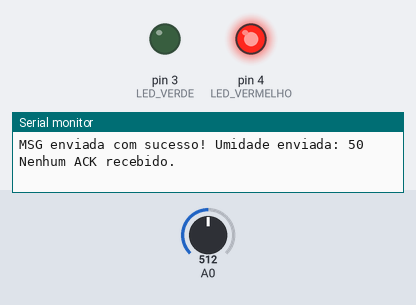
This sketch was run on a simulated Arduino Uno, built with avr-gcc and run on an emulated ATmega328P. Parts: output pins drawn as LEDs (lit = HIGH), the last lines printed to the serial monitor. The inputs (shaded band) are chosen by the test bench; at power-on: A0 = 512. No radio packets arrive unless stated.

Above: at 1.2 s.
1.3 s: A0 set to 424
6.7 s: A0 set to 394
At 12.2 s:
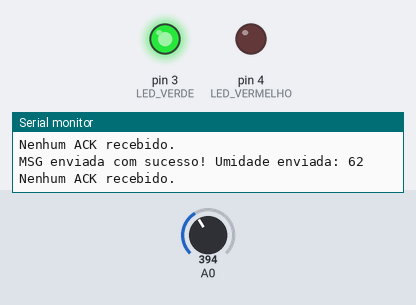
12.5 s: A0 set to 510
At 17.7 s:
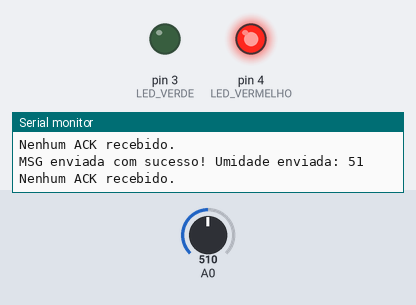
18.0 s: A0 set to 306
At 23.4 s:
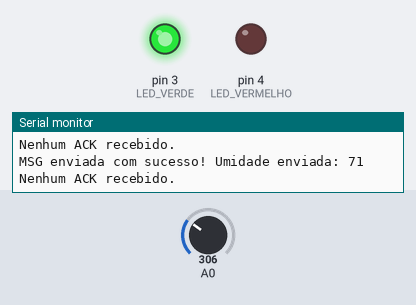
Timing chart, 0 to 24.5 s (numbered marks = the images above; inputs shaded):
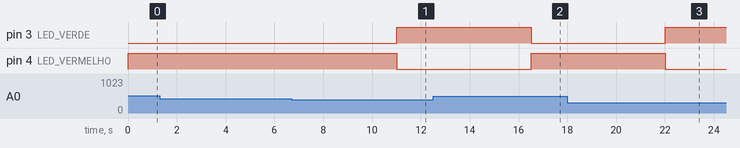

The sketch:

no1.ino
```cpp
#define MSG 0
#define ACK 1
#define RTS 2
#define CTS 3

#include <SPI.h>
#include <nRF24L01.h>
#include <RF24.h>

#define CE_PIN 7
#define CSN_PIN 8
#define LED_VERDE 3
#define LED_VERMELHO 4

RF24 radio(CE_PIN, CSN_PIN);
uint64_t address = 0xF0F0F0F0E1LL;

void setup()
{
  // Inicializa a comunicação serial
  Serial.begin(115200);

  // Inicializa o rádio
  radio.begin();
  radio.setPALevel(RF24_PA_LOW);
  radio.setChannel(100);
  radio.setDataRate(RF24_2MBPS);
  radio.setAutoAck(false);
  radio.openWritingPipe(address);
  radio.openReadingPipe(1, address);
  radio.startListening();

  // Configura os pinos
  pinMode(LED_VERDE, OUTPUT);
  pinMode(LED_VERMELHO, OUTPUT);
}

void loop()
{
  // Lê o valor do sensor de umidade no pino A0
  int umidade = analogRead(A0);

  // Normaliza o valor de 0-1023 para 0-100 (percentual de umidade)
  umidade = map(umidade, 0, 1023, 100, 0);

  // Controle dos LEDs baseado no valor da umidade
  if (umidade <= 60)
  {
    digitalWrite(LED_VERMELHO, HIGH);  // LED vermelho aceso
    digitalWrite(LED_VERDE, LOW);      // LED verde apagado
  }
  else
  {
    digitalWrite(LED_VERMELHO, LOW);   // LED vermelho apagado
    digitalWrite(LED_VERDE, HIGH);     // LED verde aceso
  }

  // Estrutura da mensagem: [tipo msg, valor da umidade]
  int mensagem[2] = {MSG, umidade};

  // Envia a mensagem e o valor da umidade
  radio.stopListening();
  bool report = radio.write(&mensagem, sizeof(mensagem));
  radio.startListening();

  if (report)
  {
    Serial.print(F("MSG enviada com sucesso! Umidade enviada: "));
    Serial.println(umidade);

    // Espera o ACK
    unsigned long inicio = millis();
    bool ackRecebido = false;
    while (millis() - inicio < 500)
    {
      if (radio.available())
      {
        int resposta;
        radio.read(&resposta, sizeof(resposta));

        if (resposta == ACK)
        {
          Serial.println(F("ACK recebido!"));
          ackRecebido = true;
          break;
        }
      }
    }

    if (!ackRecebido)
    {
      Serial.println(F("Nenhum ACK recebido."));
    }
  }
  else
  {
    Serial.println(F("Falha na transmissão"));
  }

  // Atraso de 5 segundos antes da próxima leitura
  delay(5000);
}
```

Measured:
- the behaviour switches between 410 and 409 on A0 (found by bisection; images 0 and 1)
- after the input at 6.7 s, pin 3 (LED_VERDE): LOW → HIGH after 4.3 s; pin 4 (LED_VERMELHO): HIGH → LOW after 4.3 s
- after the input at 12.5 s, pin 3 (LED_VERDE): HIGH → LOW after 4.0 s; pin 4 (LED_VERMELHO): LOW → HIGH after 4.0 s
- after the input at 18.0 s, pin 3 (LED_VERDE): LOW → HIGH after 4.0 s; pin 4 (LED_VERMELHO): HIGH → LOW after 4.0 s
